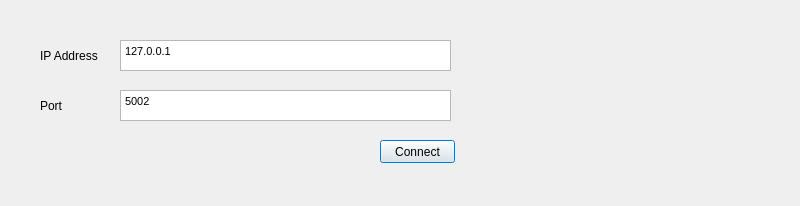
<?xml version="1.0" encoding="UTF-8"?>
<ui version="4.0">
 <class>ConnectDialog</class>
 <widget class="QDialog" name="ConnectDialog">
  <property name="geometry">
   <rect>
    <x>0</x>
    <y>0</y>
    <width>800</width>
    <height>206</height>
   </rect>
  </property>
  <property name="windowTitle">
   <string>Dialog</string>
  </property>
  <widget class="QLabel" name="label">
   <property name="geometry">
    <rect>
     <x>40</x>
     <y>40</y>
     <width>61</width>
     <height>31</height>
    </rect>
   </property>
   <property name="text">
    <string>IP Address</string>
   </property>
  </widget>
  <widget class="QTextEdit" name="textEditIP">
   <property name="geometry">
    <rect>
     <x>120</x>
     <y>40</y>
     <width>331</width>
     <height>31</height>
    </rect>
   </property>
   <property name="html">
    <string>&lt;!DOCTYPE HTML PUBLIC &quot;-//W3C//DTD HTML 4.0//EN&quot; &quot;http://www.w3.org/TR/REC-html40/strict.dtd&quot;&gt;
&lt;html&gt;&lt;head&gt;&lt;meta name=&quot;qrichtext&quot; content=&quot;1&quot; /&gt;&lt;style type=&quot;text/css&quot;&gt;
p, li { white-space: pre-wrap; }
&lt;/style&gt;&lt;/head&gt;&lt;body style=&quot; font-family:'MS Shell Dlg 2'; font-size:8.25pt; font-weight:400; font-style:normal;&quot;&gt;
&lt;p style=&quot; margin-top:0px; margin-bottom:0px; margin-left:0px; margin-right:0px; -qt-block-indent:0; text-indent:0px;&quot;&gt;&lt;span style=&quot; font-family:'MS Shell Dlg 2';&quot;&gt;127.0.0.1&lt;/span&gt;&lt;/p&gt;&lt;/body&gt;&lt;/html&gt;</string>
   </property>
  </widget>
  <widget class="QTextEdit" name="textEditPort">
   <property name="geometry">
    <rect>
     <x>120</x>
     <y>90</y>
     <width>331</width>
     <height>31</height>
    </rect>
   </property>
   <property name="html">
    <string>&lt;!DOCTYPE HTML PUBLIC &quot;-//W3C//DTD HTML 4.0//EN&quot; &quot;http://www.w3.org/TR/REC-html40/strict.dtd&quot;&gt;
&lt;html&gt;&lt;head&gt;&lt;meta name=&quot;qrichtext&quot; content=&quot;1&quot; /&gt;&lt;style type=&quot;text/css&quot;&gt;
p, li { white-space: pre-wrap; }
&lt;/style&gt;&lt;/head&gt;&lt;body style=&quot; font-family:'MS Shell Dlg 2'; font-size:8.25pt; font-weight:400; font-style:normal;&quot;&gt;
&lt;p style=&quot; margin-top:0px; margin-bottom:0px; margin-left:0px; margin-right:0px; -qt-block-indent:0; text-indent:0px;&quot;&gt;&lt;span style=&quot; font-family:'MS Shell Dlg 2';&quot;&gt;5002&lt;/span&gt;&lt;/p&gt;&lt;/body&gt;&lt;/html&gt;</string>
   </property>
  </widget>
  <widget class="QLabel" name="label_2">
   <property name="geometry">
    <rect>
     <x>40</x>
     <y>90</y>
     <width>61</width>
     <height>31</height>
    </rect>
   </property>
   <property name="text">
    <string>Port</string>
   </property>
  </widget>
  <widget class="QPushButton" name="pushButtonConnect">
   <property name="geometry">
    <rect>
     <x>380</x>
     <y>140</y>
     <width>75</width>
     <height>23</height>
    </rect>
   </property>
   <property name="text">
    <string>Connect</string>
   </property>
  </widget>
 </widget>
 <resources/>
 <connections/>
</ui>
